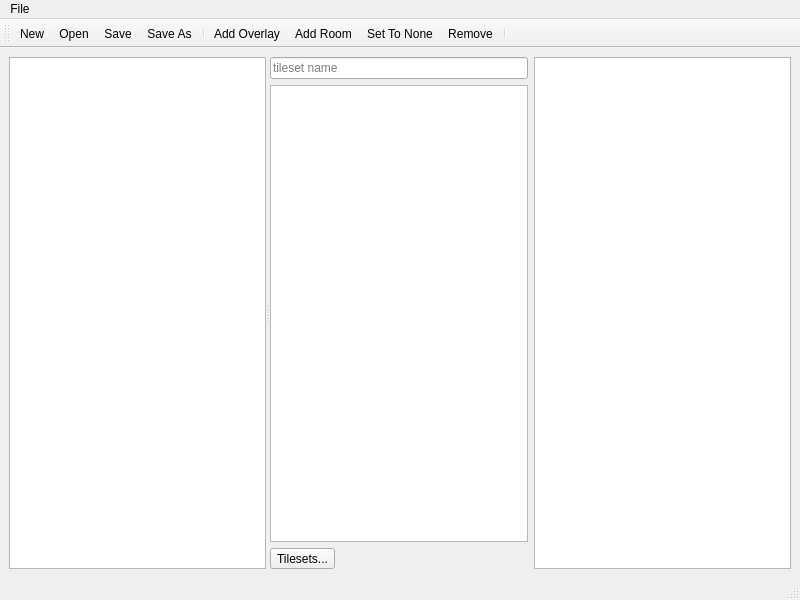
<?xml version="1.0" encoding="UTF-8"?>
<ui version="4.0">
 <class>ContainerOverlayDialog</class>
 <widget class="QMainWindow" name="ContainerOverlayDialog">
  <property name="geometry">
   <rect>
    <x>0</x>
    <y>0</y>
    <width>800</width>
    <height>600</height>
   </rect>
  </property>
  <property name="windowTitle">
   <string>Container Overlays</string>
  </property>
  <widget class="QWidget" name="centralwidget">
   <layout class="QGridLayout" name="gridLayout">
    <item row="0" column="0">
     <widget class="QSplitter" name="splitter">
      <property name="orientation">
       <enum>Qt::Horizontal</enum>
      </property>
      <property name="childrenCollapsible">
       <bool>false</bool>
      </property>
      <widget class="QWidget" name="verticalLayoutWidget">
       <layout class="QVBoxLayout" name="verticalLayout">
        <item>
         <widget class="ContainerOverlayView" name="overlayView"/>
        </item>
       </layout>
      </widget>
      <widget class="QWidget" name="layoutWidget">
       <layout class="QHBoxLayout" name="tilesetLayout">
        <item>
         <layout class="QVBoxLayout" name="verticalLayout_5">
          <item>
           <widget class="QLineEdit" name="filterEdit">
            <property name="placeholderText">
             <string>tileset name</string>
            </property>
            <property name="clearButtonEnabled">
             <bool>true</bool>
            </property>
           </widget>
          </item>
          <item>
           <widget class="QListWidget" name="tilesetList"/>
          </item>
          <item>
           <widget class="QToolButton" name="tilesetMgr">
            <property name="text">
             <string>Tilesets...</string>
            </property>
           </widget>
          </item>
         </layout>
        </item>
        <item>
         <widget class="Tiled::Internal::MixedTilesetView" name="tilesetTilesView">
          <property name="minimumSize">
           <size>
            <width>256</width>
            <height>0</height>
           </size>
          </property>
         </widget>
        </item>
       </layout>
      </widget>
     </widget>
    </item>
   </layout>
  </widget>
  <widget class="QMenuBar" name="menubar">
   <property name="geometry">
    <rect>
     <x>0</x>
     <y>0</y>
     <width>800</width>
     <height>21</height>
    </rect>
   </property>
   <widget class="QMenu" name="menuFile">
    <property name="title">
     <string>File</string>
    </property>
    <addaction name="actionNew"/>
    <addaction name="actionOpen"/>
    <addaction name="actionSave"/>
    <addaction name="actionSaveAs"/>
    <addaction name="separator"/>
    <addaction name="actionClose"/>
   </widget>
   <addaction name="menuFile"/>
  </widget>
  <widget class="QStatusBar" name="statusbar"/>
  <widget class="QToolBar" name="toolBar">
   <property name="windowTitle">
    <string>toolBar</string>
   </property>
   <attribute name="toolBarArea">
    <enum>TopToolBarArea</enum>
   </attribute>
   <attribute name="toolBarBreak">
    <bool>false</bool>
   </attribute>
   <addaction name="actionNew"/>
   <addaction name="actionOpen"/>
   <addaction name="actionSave"/>
   <addaction name="actionSaveAs"/>
   <addaction name="separator"/>
   <addaction name="actionAddOverlay"/>
   <addaction name="actionAddRoom"/>
   <addaction name="actionSetToNone"/>
   <addaction name="actionRemove"/>
   <addaction name="separator"/>
  </widget>
  <action name="actionRemove">
   <property name="icon">
    <iconset resource="tiled.qrc">
     <normaloff>:/images/16x16/edit-delete.png</normaloff>:/images/16x16/edit-delete.png</iconset>
   </property>
   <property name="text">
    <string>Remove</string>
   </property>
  </action>
  <action name="actionAddOverlay">
   <property name="icon">
    <iconset resource="tiled.qrc">
     <normaloff>:/images/22x22/add.png</normaloff>:/images/22x22/add.png</iconset>
   </property>
   <property name="text">
    <string>Add Overlay</string>
   </property>
  </action>
  <action name="actionAddRoom">
   <property name="icon">
    <iconset resource="tiled.qrc">
     <normaloff>:/images/22x22/roomdef-tool.png</normaloff>:/images/22x22/roomdef-tool.png</iconset>
   </property>
   <property name="text">
    <string>Add Room</string>
   </property>
  </action>
  <action name="actionOpen">
   <property name="icon">
    <iconset resource="tiled.qrc">
     <normaloff>:/images/16x16/document-open.png</normaloff>:/images/16x16/document-open.png</iconset>
   </property>
   <property name="text">
    <string>Open...</string>
   </property>
  </action>
  <action name="actionSave">
   <property name="icon">
    <iconset resource="tiled.qrc">
     <normaloff>:/images/16x16/document-save.png</normaloff>:/images/16x16/document-save.png</iconset>
   </property>
   <property name="text">
    <string>Save</string>
   </property>
  </action>
  <action name="actionSaveAs">
   <property name="icon">
    <iconset resource="tiled.qrc">
     <normaloff>:/images/16x16/document-save-as.png</normaloff>:/images/16x16/document-save-as.png</iconset>
   </property>
   <property name="text">
    <string>Save As...</string>
   </property>
  </action>
  <action name="actionClose">
   <property name="text">
    <string>Close</string>
   </property>
  </action>
  <action name="actionSetToNone">
   <property name="icon">
    <iconset resource="tiled.qrc">
     <normaloff>:/images/16x16/edit-clear.png</normaloff>:/images/16x16/edit-clear.png</iconset>
   </property>
   <property name="text">
    <string>Set To None</string>
   </property>
  </action>
  <action name="actionNew">
   <property name="icon">
    <iconset resource="tiled.qrc">
     <normaloff>:/images/16x16/document-new.png</normaloff>:/images/16x16/document-new.png</iconset>
   </property>
   <property name="text">
    <string>New</string>
   </property>
  </action>
 </widget>
 <customwidgets>
  <customwidget>
   <class>Tiled::Internal::MixedTilesetView</class>
   <extends>QTableView</extends>
   <header>BuildingEditor/mixedtilesetview.h</header>
  </customwidget>
  <customwidget>
   <class>ContainerOverlayView</class>
   <extends>QTableView</extends>
   <header>containeroverlayview.h</header>
  </customwidget>
 </customwidgets>
 <resources>
  <include location="tiled.qrc"/>
 </resources>
 <connections/>
</ui>
